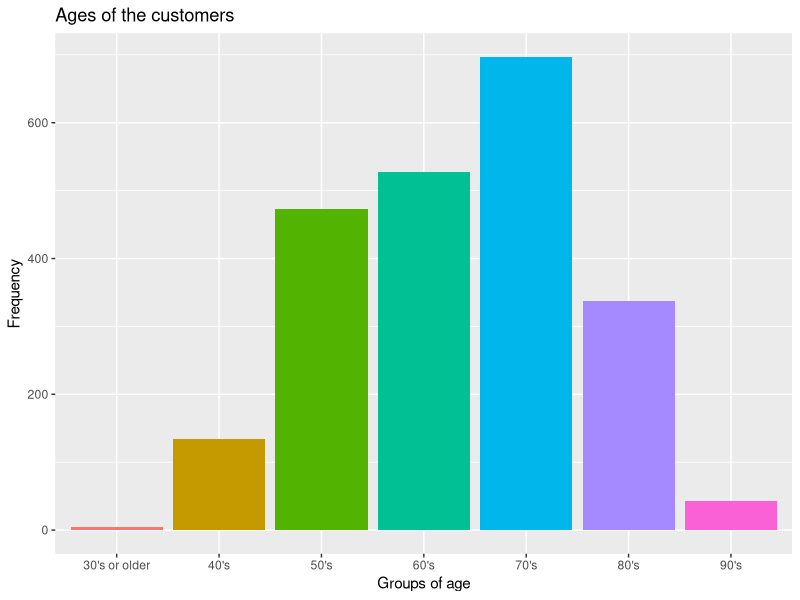
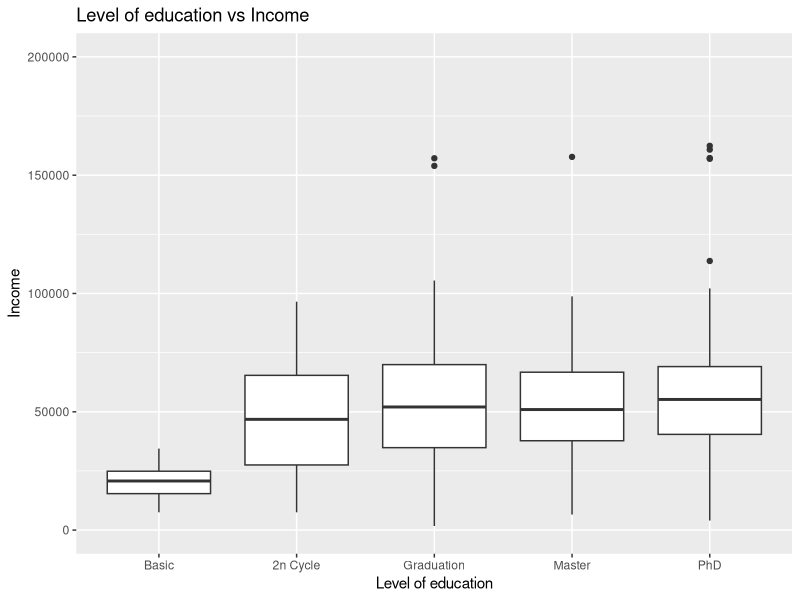
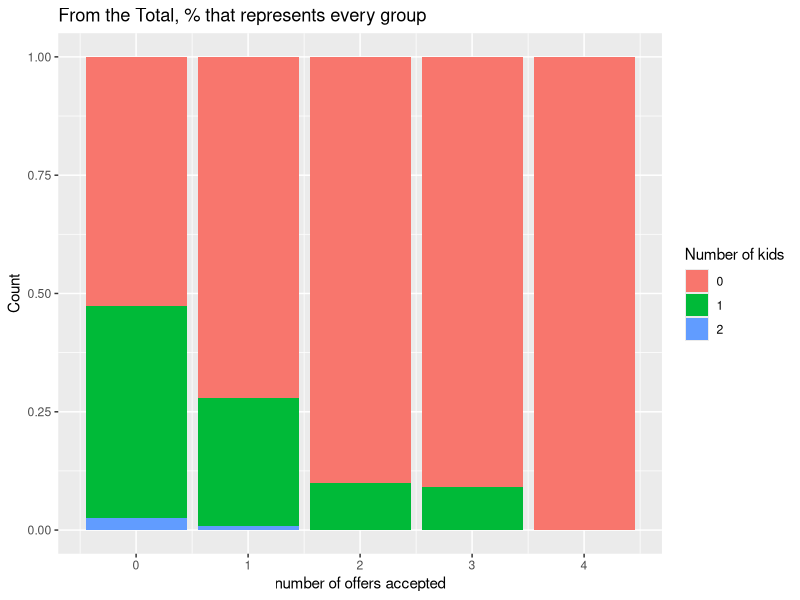
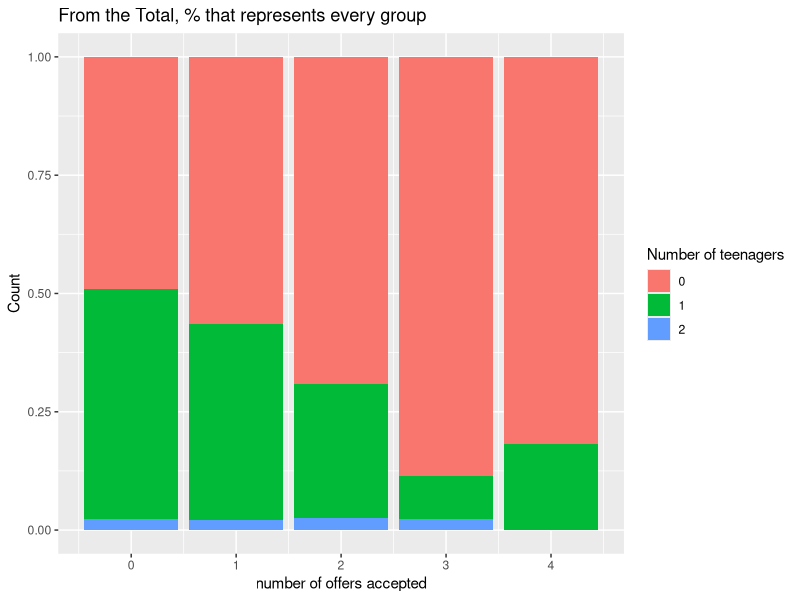
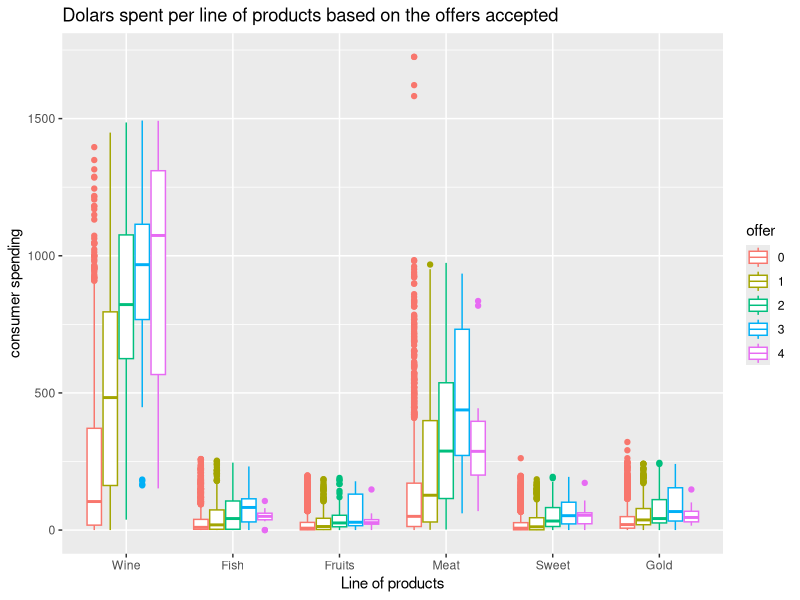

These figures' R source, in order: (Note: this script raises an error after producing the figures.)
## ---- chunk 1
data=read.csv("marketing_campaign.csv",sep=";")
length(data)

## ---- chunk 2
dim(data)
length(data[is.na(data)])
data=data[complete.cases(data), ]
## ---- chunk 3
library(ggplot2)
num.accepted=data.frame("num accepted"=data$AcceptedCmp1+data$AcceptedCmp2+data$AcceptedCmp3+data$AcceptedCmp4+data$AcceptedCmp5)

## ---- chunk 4
table(data$Year_Birth)
## ---- chunk 5
sort(table(data$Year_Birth),decreasing=T)[1:5]
## ---- chunk 6
cuts=data.frame(cuts=(cut(data$Year_Birth,breaks = c(1850,1940,1950,1960,1970,1980,1990,2000),labels = c("30's or older","40's","50's","60's","70's","80's","90's"))))

library(dplyr)
table(cuts) %>% 
  as.data.frame() %>% 
  ggplot(aes(x = cuts, y = Freq, fill=cuts)) + 
  geom_col()+
  labs(x="Groups of age", y="Frequency",  title="Ages of the customers"    )+
  theme(legend.position = "none") 
## ---- chunk 7
cuts=cbind(cuts,num.accepted)
prop.table(table(cuts$cuts,cuts$num.accepted),1)
## ---- chunk 8
cuts$Income=data$Income
aggregate(Income~cuts, data = cuts, FUN = mean)
## ---- chunk 9
prop.table(table(cuts$Income>50000,cuts$num.accepted),1)

## ---- chunk 10
data$Education=factor(data$Education, levels=c("Basic","2n Cycle","Graduation","Master","PhD"))

ggplot()+
  geom_boxplot(aes(data$Education,data$Income))+
  coord_cartesian(ylim = c(0, 200000))+
  labs(x="Level of education", y="Income", title="Level of education vs Income")

## ---- chunk 11
prop.table(table(data$Education,cuts$num.accepted),1)

## ---- chunk 12
cuts$Kid=as.factor(data$Kidhome)

ggplot()+
  geom_bar(aes(cuts$num.accepted,fill=cuts$Kid),position="fill")+
  labs(x="number of offers accepted", y="Count", title="From the Total, % that represents every group")+
  scale_fill_discrete(name = "Number of kids")
prop.table(table(cuts$Kid,cuts$num.accepted),2)

## ---- chunk 13
cuts$teen=as.factor(data$Teenhome)

ggplot()+
  geom_bar(aes(cuts$num.accepted,fill=cuts$teen),position="fill")+
  labs(x="number of offers accepted", y="Count", title="From the Total, % that represents every group")+
  scale_fill_discrete(name = "Number of teenagers")

prop.table(table(cuts$teen,cuts$num.accepted),2)
0.098765432 +0.090909091

## ---- chunk 14
food=data.frame("Wine"=data$MntWines,"Fish"=data$MntFishProducts,"Fruits"=data$MntFruits,"Meat"=data$MntMeatProducts,"Sweet"=data$MntSweetProducts,"Gold"=data$MntGoldProds)
food$offer=factor(cuts$num.accepted)

library(reshape)

meltData <- melt(food)
ggplot(meltData)+
  geom_boxplot(aes(factor(variable), value, color=offer))+ 
  labs(x="Line of products", y="consumer spending", title="Dolars spent per line of products based on the offers accepted")+
  scale_fill_discrete(name = "Offers accepted")

## ---- chunk 15

meltData=data.frame(meltData)
library(dplyr)

summary(A)
summary(food)
meltData%>%
  group_by(variable)%>%
  summarise("10%"=quantile(value, 0.95, na.rm=TRUE)) #these are the values that need to overpass the client to bee a good candidate for the offers.
## ---- chunk 16
meltData=data.frame(meltData)

A=meltData[(meltData$variable=="Wine" & meltData$value>1000)|(meltData$variable=="Fish" & meltData$value>169)|(meltData$variable=="Fruits" & meltData$value>122)|(meltData$variable=="Meat" & meltData$value>688)|(meltData$variable=="Sweet" & meltData$value>125)|(meltData$variable=="Gold" & meltData$value>165),]

table(A$offer!=0) 
317/(348+317) #47.66% would accept at least 1 offer.
## ---- chunk 17
ggplot(meltData)+
  geom_boxplot(aes(factor(variable), value, color=offer))+ 
  labs(x="Line of products", y="consumer spending", title="Dolars spent per line of products based on the offers accepted")+
  scale_fill_discrete(name = "Offers accepted")
## ---- chunk 18
food%>%
  select(Wine,offer)%>%
  group_by(offer)%>%
  summarise("summary"=median(Wine))

table(food[food$Wine>822,"offer"]!=0)
153/(70+153)#68.60% would accept at least one offer.
## ---- chunk 19
Buy=data.frame("Deals"=data$NumDealsPurchases,"Web"=data$NumWebPurchases,"Catalog"=data$NumCatalogPurchases,"Store"=data$NumStorePurchases,"Visit_web"=data$NumWebVisitsMonth)
Buy$offer=factor(cuts$num.accepted)

meltData <- melt(Buy)

ggplot(meltData)+
  geom_boxplot(aes(factor(variable), value,color=offer))+
  labs(x="How costumers buy", y="Count")+
  scale_fill_discrete(name = "Offers accepted")
## ---- chunk 20
prop.table(table(Buy$offer,Buy$Visit_web),2)
## ---- chunk 21
 Buy%>%
    select(offer,Deals)%>%
    group_by(offer)%>%
    summarise("Less than"=quantile(Deals, 0.5, na.rm=TRUE))
  
  Discout=Buy[Buy$Deals>1,"offer"]
  table(Discout!=0)
  190/(1022+190) #15.67% accepted at least 1 offer
## ---- chunk 22
data$Complain
prop.table(table(data$Complain,cuts$num.accepted),1)

table(data$Complain,cuts$num.accepted!=0)
2/(19+2)#9.52% accepted at least one offer.
## ---- chunk 23
library(lubridate)
data$
time=data.frame("Recency"=data$Recency,"Date_customer"=data$Dt_Customer)

daily=time%>%
  mutate(wday=wday(Date_customer,label=TRUE))

day=factor(daily$wday,levels=c("lu","ma","mi","ju","vi","sá","do"))

prop.table(table(day,cuts$num.accepted),1)
## ---- chunk 24
table(time$Recency)

ggplot()+
  geom_bar(aes(time$Recency,fill=factor(cuts$num.accepted)))+
labs(x="Days since the last purchase", y="count", title="Days since the last purchase vs offers accepted")+
  scale_fill_discrete(name = "Offers accepted")
## ---- chunk 25
days=cut(time$Recency,c(-0.1,7,14,21,28,35,42,49,56,63,70,77,84,91,98,105),levels=c("7","14","21","28","35","42","49","56","63","70","77","84","91","98","105"))
prop.table(table(days,cuts$num.accepted),1 )
